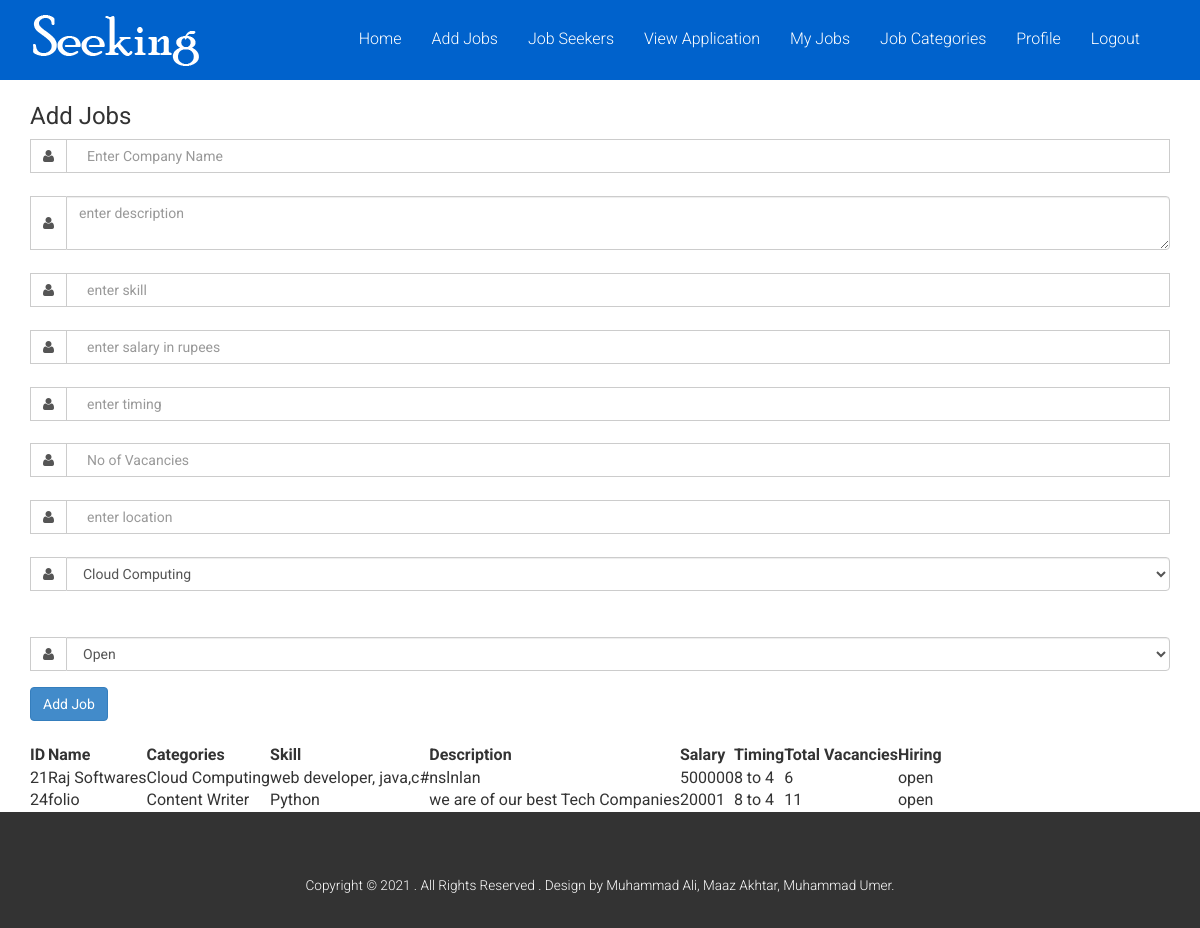
Screenshot of /jobs.php (signed in) with the database file from the repository.
### tables this page shows
CREATE TABLE `jobs` (
  `jobid` int(11) NOT NULL,
  `name` varchar(50) NOT NULL,
  `description` varchar(500) NOT NULL,
  `skill` varchar(50) NOT NULL,
  `timing` varchar(50) NOT NULL,
  `date` date NOT NULL,
  `salary` int(11) NOT NULL,
  `location` varchar(50) NOT NULL,
  `catid` int(11) NOT NULL,
  `userid` int(11) NOT NULL,
  `nov` int(11) NOT NULL,
  `jobstatus` varchar(50) NOT NULL
);

CREATE TABLE `categories` (
  `catid` int(11) NOT NULL,
  `name` varchar(50) NOT NULL,
  `catstatus` varchar(50) NOT NULL
);

### jobs.php (the view, shortened to what this page needs)
<!DOCTYPE html>
<html lang="en">
<head>
</head>
<body>
<?php include('header.php')?>
<?php include('connection.php')?>
<?php
$userid = $_SESSION['userid'];
?>
<div class="container">
    <div class="row">
        <div class="col-lg-12">
            <div class="login-content">
            <br/>
                <form action="jobs.php" method="post">
                    <div class="section-title">
                       <h3> Add Jobs</h3>
                    </div>
                    <div class="textbox-wrap">
                        <div class="input-group">
                            <span class="input-group-addon"><i class="fa fa-user"></i></span>
                            <input type="text" placeholder="Enter Company Name" name="Name" value=""  class="form-control" required="required">
                        </div>
                        <br/>
                        <div class="input-group">
                            <span class="input-group-addon"><i class="fa fa-user"></i></span>
                            <textarea  placeholder="enter description" name="description" id=""  class="form-control" required="required"></textarea>
                        </div>
                        <br/>
                        <div class="input-group">
                            <span class="input-group-addon"><i class="fa fa-user"></i></span>
                            <input type="text" placeholder="enter skill" name="skill" value=""  class="form-control" required="required">
                        </div>
                        <br/>
                        <div class="input-group">
                            <span class="input-group-addon"><i class="fa fa-user"></i></span>
                            <input type="integer" placeholder="enter salary in rupees" name="salary" value=""  class="form-control" required="required">
                        </div>
                        <br/>
                        <div class="input-group">
                            <span class="input-group-addon"><i class="fa fa-user"></i></span>
                            <input type="text" placeholder="enter timing" name="timing" value=""  class="form-control" required="required">
                        </div>
                        <br/>
                        <div class="input-group">
                            <span class="input-group-addon"><i class="fa fa-user"></i></span>
                            <input type="integer" placeholder="No of Vacancies" name="vacancies" value=""  class="form-control" required="required">
                        </div>
                        <br/>
                        <div class="input-group">
                            <span class="input-group-addon"><i class="fa fa-user"></i></span>
                            <input placeholder="enter location" name="location" value=""  class="form-control" required="required">
                        </div>
                        <br/>
                        <div class="input-group">
                            <span class="input-group-addon"><i class="fa fa-user"></i></span>
                            <select name="catid"  class="form-control" placeholder="Select Categories" required="required">
                            <?php
                              $sql = "SELECT * FROM `categories` WHERE catstatus='active'";
                              $data = mysqli_query($con,$sql);
                              if(mysqli_num_rows( $data) > 0){
                                    while($rs=mysqli_fetch_array($data)){
                                         ?><option value="<?=$rs['catid']?>"><?= $rs['name']?></option><?php
                                    }
                              }else{
                                   ?><option>No category found</option><?php
                              }
                            ?>
                            </select>
                        </div>
                         <br>
                         <br>
                        <div class="input-group">
                            <span class="input-group-addon"><i class="fa fa-user"></i></span>
                            <select name="jobstatus" placeholder="Job Status" class="form-control">
                            <option value="open">Open</option>
                            </select>
                        </div>
                    </div>
                    <div class="login-button">
                        <input type="submit"  name="addjob" value="Add Job" class="btn btn-primary">
                    </div>
                </form>
                <br/>
            </div>
        </div>
        <div class="col-md-12">
            <table>
                <thead>
                <tr>
                    <th>ID</th>
                    <th>Name</th>
                    <th>Categories</th>
                    <th>Skill</th>
                    <th>Description</th>
                    <th>Salary</th>
                    <th>Timing</th>
                    <th>Total Vacancies</th>
                    <th>Hiring</th>
                </tr>
                </thead>
                <tbody id="mytable">
                <?php
                    $sql= "SELECT jobs.jobid,jobs.name,categories.name as 'catname',jobs.description,jobs.skill,jobs.timing,jobs.salary,jobs.location,jobs.date,jobs.nov,jobs.jobstatus
                     from jobs
                        INNER JOIN user ON user.userid = jobs.userid
                        INNER JOIN categories ON categories.catid = jobs.catid
                        where jobs.userid = $userid
                    ORDER by jobs.userid DESC ";
                    $rs= mysqli_query($con,$sql);
                    while($jobdata= mysqli_fetch_array($rs)){
                ?>
                <tr>
                    <td><?= $jobdata['jobid'] ?></td>
                    <td><?= $jobdata['name'] ?></td>
                    <td><?= $jobdata['catname'] ?></td>
                    <td><?= $jobdata['skill'] ?></td>
                    <td><?= $jobdata['description'] ?></td>
                    <td><?= $jobdata['salary'] ?></td>
                    <td><?= $jobdata['timing'] ?></td>
                    <td><?= $jobdata['nov'] ?></td>
                    <td><?= $jobdata['jobstatus'] ?></td>
                </tr>
                <?php
                    }
                ?>
                </tbody>
            </table>
        </div>
    </div>
</div>
<?php include('footer.php') ?>
</body>
</html>

### css/style.css (style rules this page uses)
h4, h5, h6, h1, h2, h3 { margin-top: 0; }
html, body { font-family: 'Roboto', sans-serif; font-size: 100%; background:#fff; }
.textbox-wrap { margin-bottom: 1em; }
input.form-control { box-shadow: none; background-color:#fff; padding:0 20px; border-radius:0px; }
.input-group-addon { padding: 6px 12px; font-size: 14px; font-weight: normal; line-height: 1; text-align: center; background-color:rgba(255, 255, 255, 0); border: 1px solid #cccccc; border-radius: 0; }
.headings h1, h2,h3,h4,h5,h6 { font-weight:400; }

### rows the page displays
jobs: jobid "21", name "Raj Softwares", catid.name "Cloud Computing", skill "web developer, java,c#", description "nslnlan", salary "500000", timing "8 to 4", nov "6", jobstatus "open"
jobs: jobid "24", name "folio", catid.name "Content Writer", skill "Python", description "we are of our best Tech Companies", salary "20001", timing "8 to 4", nov "11", jobstatus "open"

### other values shown
form field catid "Cloud Computing"
